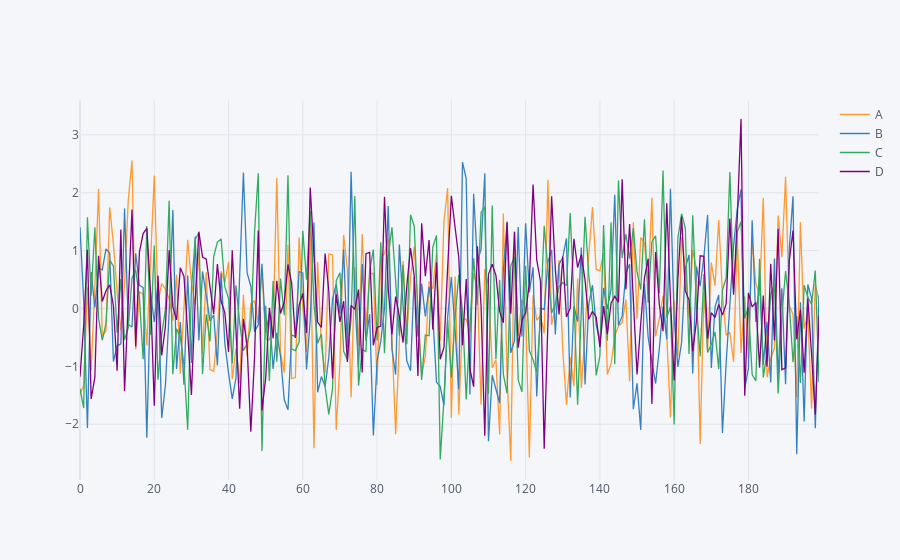

The cell this chart's notebook holds for it:
### Code cell
df.iplot()

### Figure 1 — Plotly figure (JSON) as saved in the notebook; plotly's stock layout.template omitted (floating-point values rounded to 4 significant figures; data arrays with more than 128 entries replaced by an {"elided": "..."} marker saying what was removed)
{"data": [{"line": {"color": "rgba(255, 153, 51, 1.0)", "dash": "solid", "shape": "linear", "width": 1.3}, "mode": "lines", "name": "A", "text": "", "type": "scatter", "x": {"elided": "200 int values"}, "y": {"elided": "200 float values"}}, {"line": {"color": "rgba(55, 128, 191, 1.0)", "dash": "solid", "shape": "linear", "width": 1.3}, "mode": "lines", "name": "B", "text": "", "type": "scatter", "x": {"elided": "200 int values"}, "y": {"elided": "200 float values"}}, {"line": {"color": "rgba(50, 171, 96, 1.0)", "dash": "solid", "shape": "linear", "width": 1.3}, "mode": "lines", "name": "C", "text": "", "type": "scatter", "x": {"elided": "200 int values"}, "y": {"elided": "200 float values"}}, {"line": {"color": "rgba(128, 0, 128, 1.0)", "dash": "solid", "shape": "linear", "width": 1.3}, "mode": "lines", "name": "D", "text": "", "type": "scatter", "x": {"elided": "200 int values"}, "y": {"elided": "200 float values"}}], "layout": {"legend": {"bgcolor": "#F5F6F9", "font": {"color": "#4D5663"}}, "paper_bgcolor": "#F5F6F9", "plot_bgcolor": "#F5F6F9", "title": {"font": {"color": "#4D5663"}}, "xaxis": {"gridcolor": "#E1E5ED", "showgrid": true, "tickfont": {"color": "#4D5663"}, "title": {"font": {"color": "#4D5663"}, "text": ""}, "zerolinecolor": "#E1E5ED"}, "yaxis": {"gridcolor": "#E1E5ED", "showgrid": true, "tickfont": {"color": "#4D5663"}, "title": {"font": {"color": "#4D5663"}, "text": ""}, "zerolinecolor": "#E1E5ED"}}}
